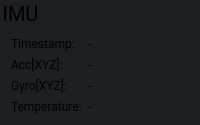
    <widget class="QGroupBox" name="groupImu">
     <property name="sizePolicy">
      <sizepolicy hsizetype="Preferred" vsizetype="Minimum">
       <horstretch>0</horstretch>
       <verstretch>0</verstretch>
      </sizepolicy>
     </property>
     <property name="font">
      <font>
       <family>Roboto</family>
       <pointsize>-1</pointsize>
      </font>
     </property>
     <property name="styleSheet">
      <string notr="true">QGroupBox {
  border: 0;
  margin-top: 25px;
  font-size: 20px;
  background-color: rgb(29, 31, 34);
}
QLabel {
    background-color: rgb(29, 31, 34);
}</string>
     </property>
     <property name="title">
      <string>IMU</string>
     </property>
     <layout class="QFormLayout" name="formLayout_16">
      <item row="0" column="0">
       <widget class="QLabel" name="labelImuTimestamp">
        <property name="font">
         <font>
          <family>Roboto</family>
         </font>
        </property>
        <property name="text">
         <string>Timestamp:</string>
        </property>
        <property name="alignment">
         <set>Qt::AlignLeading|Qt::AlignLeft|Qt::AlignVCenter</set>
        </property>
       </widget>
      </item>
      <item row="0" column="1">
       <widget class="QLabel" name="labelImuTimestampValue">
        <property name="font">
         <font>
          <family>Roboto</family>
         </font>
        </property>
        <property name="text">
         <string>-</string>
        </property>
        <property name="alignment">
         <set>Qt::AlignLeading|Qt::AlignLeft|Qt::AlignVCenter</set>
        </property>
       </widget>
      </item>
      <item row="1" column="0">
       <widget class="QLabel" name="labelImuAcc">
        <property name="font">
         <font>
          <family>Roboto</family>
         </font>
        </property>
        <property name="text">
         <string>Acc[XYZ]:</string>
        </property>
        <property name="alignment">
         <set>Qt::AlignLeading|Qt::AlignLeft|Qt::AlignVCenter</set>
        </property>
       </widget>
      </item>
      <item row="1" column="1">
       <widget class="QLabel" name="labelImuAccValue">
        <property name="font">
         <font>
          <family>Roboto</family>
         </font>
        </property>
        <property name="text">
         <string>-</string>
        </property>
        <property name="alignment">
         <set>Qt::AlignLeading|Qt::AlignLeft|Qt::AlignVCenter</set>
        </property>
       </widget>
      </item>
      <item row="2" column="0">
       <widget class="QLabel" name="labelImuGyro">
        <property name="font">
         <font>
          <family>Roboto</family>
         </font>
        </property>
        <property name="text">
         <string>Gyro[XYZ]:</string>
        </property>
        <property name="alignment">
         <set>Qt::AlignLeading|Qt::AlignLeft|Qt::AlignVCenter</set>
        </property>
       </widget>
      </item>
      <item row="2" column="1">
       <widget class="QLabel" name="labelImuGyroValue">
        <property name="font">
         <font>
          <family>Roboto</family>
         </font>
        </property>
        <property name="text">
         <string>-</string>
        </property>
        <property name="alignment">
         <set>Qt::AlignLeading|Qt::AlignLeft|Qt::AlignVCenter</set>
        </property>
       </widget>
      </item>
      <item row="3" column="0">
       <widget class="QLabel" name="labelImuTemperature">
        <property name="font">
         <font>
          <family>Roboto</family>
         </font>
        </property>
        <property name="text">
         <string>Temperature:</string>
        </property>
        <property name="alignment">
         <set>Qt::AlignLeading|Qt::AlignLeft|Qt::AlignVCenter</set>
        </property>
       </widget>
      </item>
      <item row="3" column="1">
       <widget class="QLabel" name="labelImuTemperatureValue">
        <property name="font">
         <font>
          <family>Roboto</family>
         </font>
        </property>
        <property name="text">
         <string>-</string>
        </property>
        <property name="alignment">
         <set>Qt::AlignLeading|Qt::AlignLeft|Qt::AlignVCenter</set>
        </property>
       </widget>
      </item>
     </layout>
    </widget>
